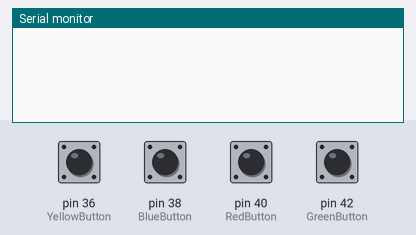
Recording of a sketch running on a simulated Arduino Mega 2560, built with avr-gcc and run on an emulated ATmega2560. Shown: the last lines printed to the serial monitor. Inputs (shaded band) come from the test bench; at power-on: pin 36 (YellowButton), pin 38 (BlueButton), pin 40 (RedButton), pin 42 (GreenButton) HIGH.

Above: at 1.2 s.
1.3 s: pin 36 (YellowButton) pulled LOW for 0.15 s
At 2.2 s:
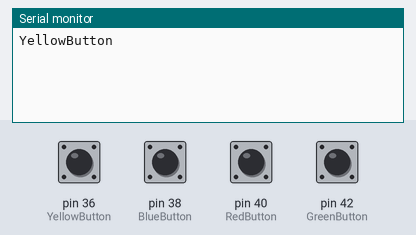
2.9 s: pin 38 (BlueButton) pulled LOW for 0.15 s
At 3.4 s:
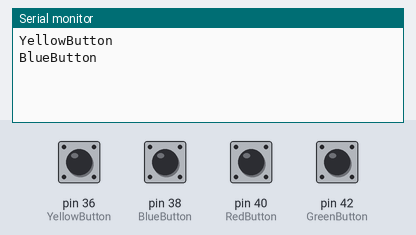
4.5 s: pin 40 (RedButton) pulled LOW for 0.15 s
At 5.7 s:
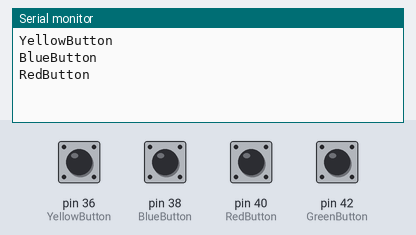
6.1 s: pin 42 (GreenButton) pulled LOW for 0.15 s
At 7.0 s:
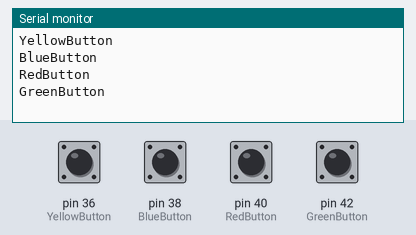

Measured:
- after the input at 1.3 s, the serial monitor: prints a new line at once (image 1)
- after the input at 2.9 s, the serial monitor: prints a new line at once (image 2)
- after the input at 4.5 s, the serial monitor: prints a new line at once (image 3)
- after the input at 6.1 s, the serial monitor: prints a new line at once (image 4)

The sketch:

test_buttons.ino
```cpp
// Required libraries
#include <Servo.h>

// Button Pins
// Define variables for button values
// Yellow button = Manual
// Blue button = Automatic
// Red button = Back
// Green button = Execute recorded movements
#define YellowButton 36
#define BlueButton 38
#define RedButton 40
#define GreenButton 42

// Button press states
bool buttonState[] = {false, false, false, false};
bool previousButtonState[] = {false, false, false, false};
unsigned long debounceTime[4];

void setup()
{
  pinMode(YellowButton, INPUT_PULLUP);
  pinMode(BlueButton, INPUT_PULLUP);
  pinMode(RedButton, INPUT_PULLUP);
  pinMode(GreenButton, INPUT_PULLUP);

  // Initialize serial communication
  Serial.begin(9600);
}

void loop()
{
  buttonState[0] = digitalRead(YellowButton);
  if (!buttonState[0] && previousButtonState[0] && millis() - debounceTime[0] >= 200UL)
  {
    Serial.println("YellowButton");
    debounceTime[0] = millis();
  }
  previousButtonState[0] = buttonState[0];

  buttonState[1] = digitalRead(RedButton);
  if (!buttonState[1] && previousButtonState[1] && millis() - debounceTime[1] >= 200UL)
  {
    Serial.println("RedButton");
    debounceTime[1] = millis();
  }
  previousButtonState[1] = buttonState[1];

  buttonState[2] = digitalRead(BlueButton);
  if (!buttonState[2] && previousButtonState[2] && millis() - debounceTime[2] >= 200UL)
  {
    Serial.println("BlueButton");
    debounceTime[2] = millis();
  }
  previousButtonState[2] = buttonState[2];

  buttonState[3] = digitalRead(GreenButton);
  if (!buttonState[3] && previousButtonState[3] && millis() - debounceTime[3] >= 200UL)
  {
    Serial.println("GreenButton");
    debounceTime[3] = millis();
  }
  previousButtonState[3] = buttonState[3];
}
```
